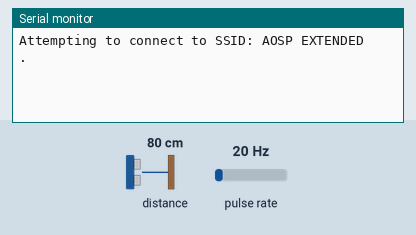
The sketch below on a simulated ESP8266 (NodeMCU). Shown: the last lines printed to the serial monitor. Wiring (inferred from the names in the program): pulse sensor: data GPIO 4. The test bench sets the inputs (shaded band); at power-on: distance to the obstacle 80 cm, pulse rate 20 Hz. The echo pulse lasts 58.3 µs per cm; WiFi joins after 1.5 s; servers stay silent unless stated.

Above: at 1.2 s.
1.3 s: distance to the obstacle set to 2 cm
At 5.4 s:
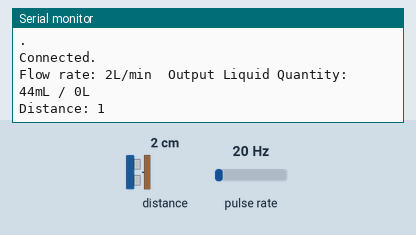
6.0 s: pulse rate (sensor on GPIO 4) set to 4 Hz
At 6.8 s:
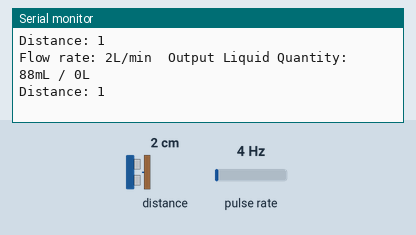
7.5 s: distance to the obstacle set to 4 cm
At 8.8 s:
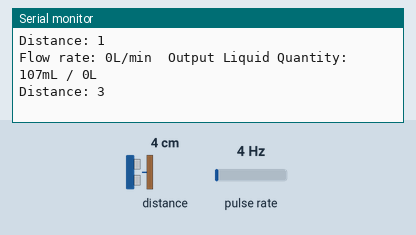
9.0 s: pulse rate (sensor on GPIO 4) set to 50 Hz
At 9.8 s:
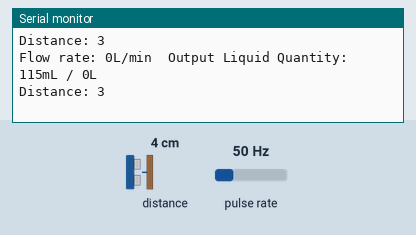
Timing chart, 0 to 11.5 s (numbered marks = the images above; inputs shaded):
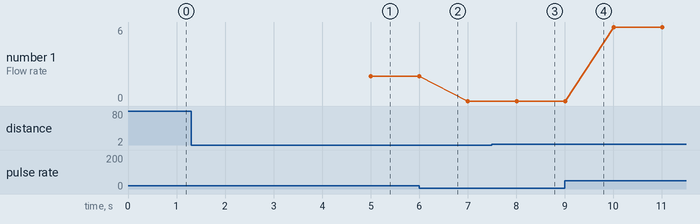

The sketch:

FINAL.ino
```cpp
#include "ThingSpeak.h"
#include <ESP8266WiFi.h>

char ssid[] = "AOSP EXTENDED";
char pass[] = "9853183968";

WiFiClient  client;

unsigned long myChanne2Field = 1008034;
const char * myWriteAPIKey2 = "0QV960AQ9CDWJJ8D";

#define SENSOR  4

const int trigPin = 2;
const int echoPin = 0;
long duration;
int distance;

unsigned long currentMillis = 0;
long previousMillis = 0;
unsigned long m1 = 0;
unsigned long m2 = 0;
int interval = 1000;
//boolean ledState = LOW;
float calibrationFactor = 7.5;
volatile byte pulseCount;
byte pulse1Sec = 0;
float flowRate;
unsigned int flowMilliLitres;
unsigned long totalMilliLitres;

void IRAM_ATTR pulseCounter()
{
  pulseCount++;
}

void setup()
{
  Serial.begin(115200);

  pinMode(trigPin, OUTPUT);
  pinMode(echoPin, INPUT);
  pinMode(SENSOR, INPUT_PULLUP);

  pulseCount = 0;
  flowRate = 0.0;
  flowMilliLitres = 0;
  totalMilliLitres = 0;
  previousMillis = 0;

  attachInterrupt(digitalPinToInterrupt(SENSOR), pulseCounter, FALLING);

  WiFi.mode(WIFI_STA);
  ThingSpeak.begin(client);
}

void loop()
{
  if (WiFi.status() != WL_CONNECTED)
  {
    Serial.print("Attempting to connect to SSID: ");
    Serial.println(ssid);
    while (WiFi.status() != WL_CONNECTED)
    {
      WiFi.begin(ssid, pass);
      Serial.print(".");
      delay(5000);
    }
    Serial.println("\nConnected.");
  }

  currentMillis = millis();
  if (currentMillis - previousMillis > interval) {

    pulse1Sec = pulseCount;
    pulseCount = 0;
    flowRate = ((1000.0 / (millis() - previousMillis)) * pulse1Sec) / calibrationFactor;
    previousMillis = millis();
    flowMilliLitres = (flowRate / 60) * 1000;
    totalMilliLitres += flowMilliLitres;

    Serial.print("Flow rate: ");
    Serial.print(int(flowRate));
    Serial.print("L/min");
    Serial.print("\t");

    Serial.print("Output Liquid Quantity: ");
    Serial.print(totalMilliLitres);
    Serial.print("mL / ");
    Serial.print(totalMilliLitres / 1000);
    Serial.println("L");
  }

  digitalWrite(trigPin, LOW);
  delayMicroseconds(2);

  digitalWrite(trigPin, HIGH);
  delayMicroseconds(10);
  digitalWrite(trigPin, LOW);

  duration = pulseIn(echoPin, HIGH);

  distance= duration*0.034/2;

  Serial.print("Distance: ");
  Serial.println(distance);

  m1=millis();
  if(m1-m2>15000)
  {
    ThingSpeak.setField( 1, (float) flowRate);
    ThingSpeak.setField( 2, (long) totalMilliLitres);
    ThingSpeak.setField( 3, (int) distance);
    ThingSpeak.writeFields(myChanne2Field, myWriteAPIKey2);
    Serial.println("****************************Data Uploaded****************************");
    m2=millis();
  }
  delay(1000);

}
```

Measured:
- after the input at 1.3 s, the serial monitor: prints a new line after 3.7 s (image 1)
- after the input at 7.5 s, the serial monitor: prints a new line after 0.51 s (image 3)
- plotted number 1: 0 → 6 after the input at 9.0 s
